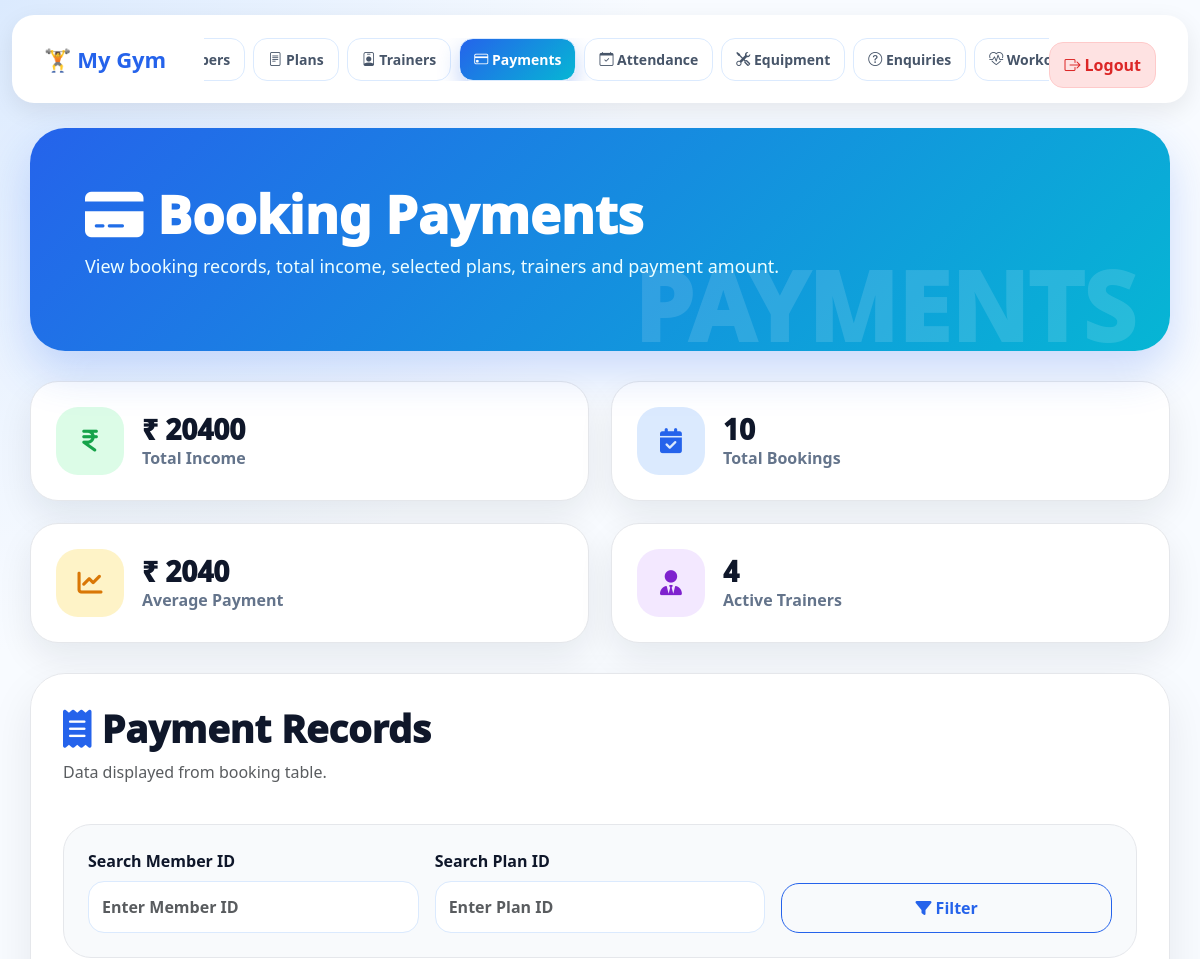
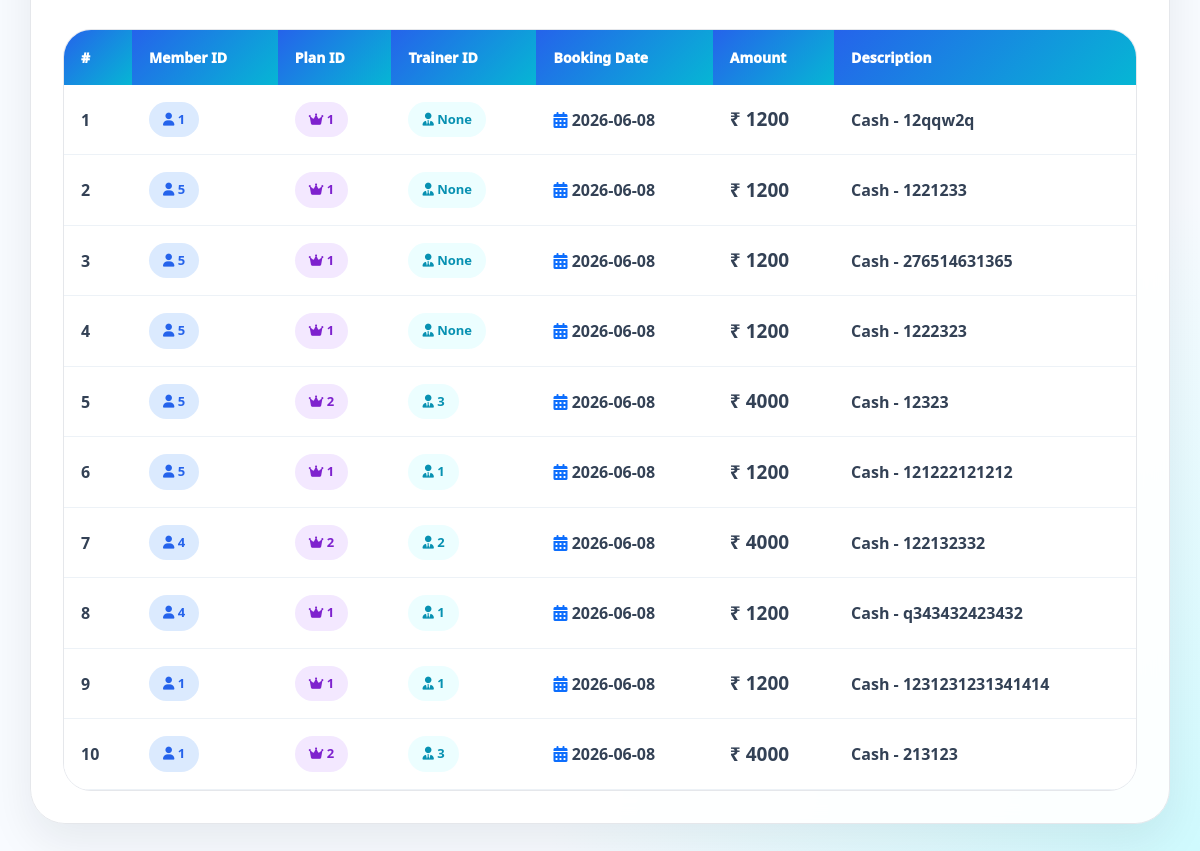
The app's page /adminpayment/ with its own data (2 pictures, top to bottom).
### Gym/models.py (models this page shows, shortened)
class booking(models.Model):
    bid=models.AutoField(primary_key=True)
    mid=models.CharField(max_length=50)
    pid=models.CharField(max_length=50)
    pdate=models.CharField(max_length=50)
    prent=models.IntegerField()
    pdes=models.CharField(max_length=200)
    tid=models.CharField(max_length=50)

### Gym/views.py (the view)
# urls.py: path('adminpayment/', views.adminpayment, name='adminpayment'),
def adminpayment(request):
    bookings = booking.objects.all()
    mid = request.GET.get('mid')
    pid = request.GET.get('pid')
    if mid:
        bookings = bookings.filter(mid__icontains=mid)
    if pid:
        bookings = bookings.filter(pid__icontains=pid)
    total_income = bookings.aggregate(Sum('prent'))['prent__sum'] or 0
    total_bookings = bookings.count()
    average_income = bookings.aggregate(Avg('prent'))['prent__avg'] or 0
    total_trainers = bookings.values('tid').distinct().count()
    return render(request, 'adminpayment.html', {
        'bookings': bookings,
        'total_income': total_income,
        'total_bookings': total_bookings,
        'average_income': average_income,
        'total_trainers': total_trainers,
    })

### Gym/templates/adminpayment.html (shortened to what this page needs)
{% load static %}
<!DOCTYPE html>
<html>
<head>
    <link href="https://cdn.jsdelivr.net/npm/bootstrap@5.3.3/dist/css/bootstrap.min.css" rel="stylesheet">
    <link href="https://cdnjs.cloudflare.com/ajax/libs/font-awesome/6.5.1/css/all.min.css" rel="stylesheet">
    <link href="https://cdn.jsdelivr.net/npm/bootstrap@5.3.3/dist/css/bootstrap.min.css" rel="stylesheet">
    <link href="https://cdn.jsdelivr.net/npm/bootstrap-icons@1.11.3/font/bootstrap-icons.css" rel="stylesheet">
</head>
<body>
<nav class="navbar navbar-expand-lg navbar-custom">
    <div class="container-fluid">
        <div class="logo">🏋 My Gym</div>
        <div class="menu">
        <a href="{% url 'adminmember' %}"> Members</a>
        <a href="{% url 'adminplan' %}"><i class="bi bi-file-text"></i> Plans</a>
        <a href="{% url 'admintrainers' %}"><i class="bi bi-person-badge"></i> Trainers</a>
        <a class="nav-link active" href="{% url 'adminpayment' %}"><i class="bi bi-credit-card"></i> Payments</a>
        <a href="{% url 'adminattendance' %}"><i class="bi bi-calendar-check"></i> Attendance</a>
        <a href="{% url 'adminequipment' %}"><i class="bi bi-tools"></i> Equipment</a>
        <a href="{% url 'adminenquiries' %}"><i class="bi bi-question-circle"></i> Enquiries</a>
        <a href="{% url 'adminworkoutplans' %}"><i class="bi bi-heart-pulse"></i> Workout Plans</a>
        </div>
    <a href="{% url 'adminlogout' %}" class="logout-btn">
        <i class="bi bi-box-arrow-right"></i> Logout
    </a>
    </div>
</nav>
<div class="page-hero">
    <h1>
        <i class="fa-solid fa-credit-card"></i>
        Booking Payments
    </h1>
    <p>
        View booking records, total income, selected plans, trainers and payment amount.
    </p>
</div>
<div class="stats-area">
    <div class="stat-card income-card">
        <div class="stat-icon">
            <i class="fa-solid fa-indian-rupee-sign"></i>
        </div>
        <div>
            <h3>₹ {{ total_income }}</h3>
            <p>Total Income</p>
        </div>
    </div>
    <div class="stat-card booking-card">
        <div class="stat-icon">
            <i class="fa-solid fa-calendar-check"></i>
        </div>
        <div>
            <h3>{{ total_bookings }}</h3>
            <p>Total Bookings</p>
        </div>
    </div>
    <div class="stat-card avg-card">
        <div class="stat-icon">
            <i class="fa-solid fa-chart-line"></i>
        </div>
        <div>
            <h3>₹ {{ average_income|floatformat:0 }}</h3>
            <p>Average Payment</p>
        </div>
    </div>
    <div class="stat-card trainer-card">
        <div class="stat-icon">
            <i class="fa-solid fa-user-tie"></i>
        </div>
        <div>
            <h3>{{ total_trainers }}</h3>
            <p>Active Trainers</p>
        </div>
    </div>
</div>
<div class="main-card">
    <div class="d-flex justify-content-between align-items-center flex-wrap gap-3">
        <div>
            <h2 class="page-title">
                <i class="fa-solid fa-receipt"></i>
                Payment Records
            </h2>
            <p class="text-muted">
                Data displayed from booking table.
            </p>
        </div>
    </div>
    <form method="GET">
        <div class="filter-box mt-4">
            <div class="row g-3">
                <div class="col-md-4">
                    <label class="form-label">Search Member ID</label>
                    <input type="text" name="mid" value="{{ request.GET.mid }}" class="form-control" placeholder="Enter Member ID">
                </div>
                <div class="col-md-4">
                    <label class="form-label">Search Plan ID</label>
                    <input type="text" name="pid" value="{{ request.GET.pid }}" class="form-control" placeholder="Enter Plan ID">
                </div>
                <div class="col-md-4 d-flex align-items-end">
                    <button class="btn btn-outline-primary w-100 rounded-pill">
                        <i class="fa-solid fa-filter"></i>
                        Filter
                    </button>
                </div>
            </div>
        </div>
    </form>
    <div class="table-responsive table-box">
        <table class="table table-hover align-middle">
            <thead>
                <tr>
                    <th>#</th>
                    <th>Member ID</th>
                    <th>Plan ID</th>
                    <th>Trainer ID</th>
                    <th>Booking Date</th>
                    <th>Amount</th>
                    <th>Description</th>
                </tr>
            </thead>
            <tbody>
                {% for b in bookings %}
                <tr>
                    <td>{{ forloop.counter }}</td>
                    <td>
                        <span class="member-badge">
                            <i class="fa-solid fa-user"></i>
                            {{ b.mid }}
                        </span>
                    </td>
                    <td>
                        <span class="plan-badge">
                            <i class="fa-solid fa-crown"></i>
                            {{ b.pid }}
                        </span>
                    </td>
                    <td>
                        <span class="trainer-badge">
                            <i class="fa-solid fa-user-tie"></i>
                            {{ b.tid }}
                        </span>
                    </td>
                    <td>
                        <i class="fa-solid fa-calendar-days text-primary"></i>
                        {{ b.pdate }}
                    </td>
                    <td class="amount">
                        ₹ {{ b.prent }}
                    </td>
                    <td class="desc-box">
                        {{ b.pdes }}
                    </td>
                </tr>
                {% endfor %}
            </tbody>
        </table>
    </div>
</div>
</body>
</html>

### Gym/templates/adminpayment.html (style rules this page uses)
* { margin:0; padding:0; box-sizing:border-box; font-family:'Segoe UI',sans-serif; }
body { min-height:100vh; background: radial-gradient(circle at top left,#dbeafe 0%,transparent 30%), radial-gradient(circle at bottom right,#cffafe 0%,transparent 30%), #f8fbff; }
.navbar { width: 98%; margin: 15px auto; background: #ffffff; border-radius: 22px; padding: 15px 20px; display: flex; align-items: center; justify-content: space-between; box-shadow: 0 8px 25px rgba(0, 0, 0, 0.08); }
.nav-link.active { background:linear-gradient(135deg,#2563eb,#06b6d4); color:white !important; box-shadow:0 10px 22px rgba(37,99,235,.28); }
.logo { display: flex; align-items: center; font-size: 22px; font-weight: 900; color: #2563eb; min-width: 160px; }
.menu { flex: 1; display: flex; justify-content: center; align-items: center; gap: 8px; flex-wrap: nowrap; white-space: nowrap; overflow-x: auto; scrollbar-width: none; }
.menu a { text-decoration: none; color: #475569; font-size: 14px; font-weight: 700; padding: 10px 14px; border: 1px solid #dbeafe; border-radius: 14px; background: #fff; transition: 0.3s; flex-shrink: 0; }
.logout-btn { background: #fee2e2; color: #dc2626; padding: 10px 14px; border-radius: 14px; text-decoration: none; font-weight: 700; border: 1px solid #fecaca; flex-shrink: 0; }
.page-hero { width:95%; margin:25px auto; background:linear-gradient(135deg,#2563eb,#06b6d4); color:white; border-radius:35px; padding:55px; box-shadow:0 20px 45px rgba(37,99,235,.22); position:relative; overflow:hidden; }
.page-hero::after { content:"PAYMENTS"; position:absolute; right:35px; bottom:-25px; font-size:95px; font-weight:950; color:rgba(255,255,255,.13); }
.page-hero h1 { font-size:52px; font-weight:950; position:relative; z-index:2; }
.page-hero p { font-size:18px; color:#ecfeff; position:relative; z-index:2; }
.stats-area { width:95%; margin:30px auto; display:grid; grid-template-columns:repeat(4,1fr); gap:22px; }
.stat-card { background:white; border-radius:28px; padding:25px; display:flex; align-items:center; gap:18px; box-shadow:0 15px 35px rgba(15,23,42,.08); border:1px solid #e5e7eb; transition:.3s; }
.stat-icon { width:68px; height:68px; border-radius:22px; display:flex; align-items:center; justify-content:center; font-size:25px; }
.income-card .stat-icon { background:#dcfce7; color:#16a34a; }
.booking-card .stat-icon { background:#dbeafe; color:#2563eb; }
.avg-card .stat-icon { background:#fef3c7; color:#d97706; }
.trainer-card .stat-icon { background:#f3e8ff; color:#7e22ce; }
.stat-card h3 { margin:0; font-size:28px; font-weight:950; color:#0f172a; }
.stat-card p { margin:0; color:#64748b; font-weight:800; }
.main-card { width:95%; margin:30px auto; background:rgba(255,255,255,.92); backdrop-filter:blur(15px); border-radius:35px; padding:32px; box-shadow:0 18px 45px rgba(15,23,42,.08); border:1px solid #e5e7eb; }
.page-title { font-size:38px; font-weight:950; color:#0f172a; }
.page-title i { color:#2563eb; }
.filter-box { background:#f8fafc; border-radius:28px; padding:24px; border:1px solid #e5e7eb; }
.form-label { font-weight:850; color:#0f172a; }
.form-control { border-radius:16px; padding:13px; border:1px solid #dbeafe; font-weight:700; }
.btn-outline-primary { border-radius:18px !important; padding:12px; font-weight:900; border:1px solid #2563eb; color:#2563eb; }
.table-box { margin-top:30px; border-radius:28px; overflow:hidden; border:1px solid #e5e7eb; }
.table { margin:0; }
.table thead th { background:linear-gradient(135deg,#2563eb,#06b6d4); color:white; padding:17px; font-size:14px; font-weight:950; border:none; }
.table tbody td { padding:17px; vertical-align:middle; color:#334155; font-weight:700; border-bottom:1px solid #edf2f7; }
.table tbody tr:nth-child(even) { background:#f8fbff; }
.member-badge, .plan-badge, .trainer-badge { display:inline-block; padding:8px 14px; border-radius:20px; font-weight:900; font-size:13px; }
.member-badge { background:#dbeafe; color:#2563eb; }
.plan-badge { background:#f3e8ff; color:#7e22ce; }
.trainer-badge { background:#ecfeff; color:#0891b2; }
.amount { color:#16a34a; font-size:19px; font-weight:950; }
.desc-box { color:#64748b; max-width:260px; }
@media (max-width:1200px) { .logout-btn { margin-top:12px; display:inline-block; } }
@media (max-width:1200px) { .stats-area { grid-template-columns:repeat(2,1fr); } }

### records on screen
booking: mid "1", pid "1", tid "None", pdate "2026-06-08", prent "1200", pdes "Cash - 12qqw2q"
booking: mid "5", pid "1", tid "None", pdate "2026-06-08", prent "1200", pdes "Cash - 1221233"
booking: mid "5", pid "1", tid "None", pdate "2026-06-08", prent "1200", pdes "Cash - 276514631365"
booking: mid "5", pid "1", tid "None", pdate "2026-06-08", prent "1200", pdes "Cash - 1222323"
booking: mid "5", pid "2", tid "3", pdate "2026-06-08", prent "4000", pdes "Cash - 12323"
booking: mid "5", pid "1", tid "1", pdate "2026-06-08", prent "1200", pdes "Cash - 121222121212"
booking: mid "4", pid "2", tid "2", pdate "2026-06-08", prent "4000", pdes "Cash - 122132332"
booking: mid "4", pid "1", tid "1", pdate "2026-06-08", prent "1200", pdes "Cash - q343432423432"
booking: mid "1", pid "1", tid "1", pdate "2026-06-08", prent "1200", pdes "Cash - 1231231231341414"
booking: mid "1", pid "2", tid "3", pdate "2026-06-08", prent "4000", pdes "Cash - 213123"

### other values on screen
{{ total_income }} "20400"
{{ total_bookings }} "10"
{{ average_income|floatformat:0 }} "2040"
{{ total_trainers }} "4"
